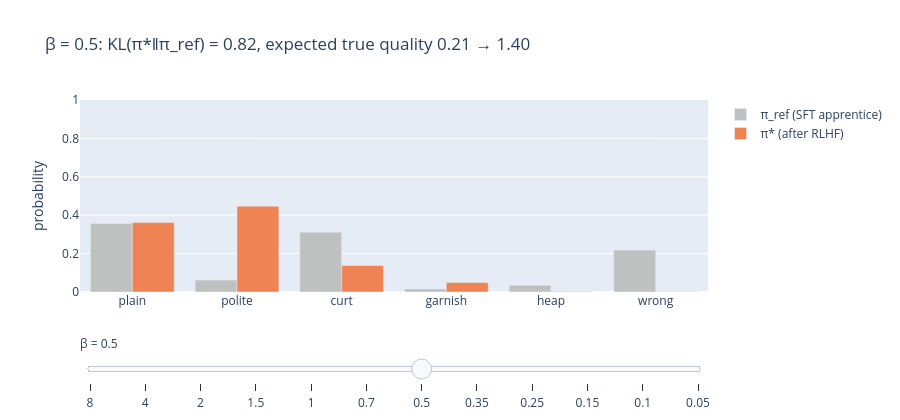

Write notebook code for a chart like this one.
### Markdown cell above
## 4. RLHF: maximize reward, stay close to the reference

With a reward model in hand, RLHF fine-tunes the policy $\pi_\theta$ (the apprentice) to earn high reward, while a **KL penalty** keeps it close to the SFT reference:

$$
\max_{\pi_\theta}\; \mathbb{E}_{x,\;y\sim\pi_\theta}\big[r_\phi(x,y)\big] \;-\; \beta\, \mathrm{KL}\big(\pi_\theta(\cdot\mid x)\,\Vert\,\pi_{\text{ref}}(\cdot\mid x)\big).
$$

Why the KL term is needed:

| Without it | Because |
|---|---|
| the policy finds answers the reward model overrates | the reward model is only accurate near the data it was trained on (Part 7) |
| fluency and knowledge from pretraining erode | nothing ties the policy to the language it already speaks |
| outputs collapse to one "best" answer | maximizing a single score has no reason to keep variety |

This objective has a **closed-form optimum**, which DPO builds on:

$$
\pi^*(y\mid x) = \frac{1}{Z(x)}\,\pi_{\text{ref}}(y\mid x)\,\exp\!\big(r(x,y)/\beta\big),\qquad Z(x)=\sum_y \pi_{\text{ref}}(y\mid x)\,\exp\!\big(r(x,y)/\beta\big).
$$

Small $\beta$: the coach is weak and $\pi^*$ piles onto the highest-reward answer. Large $\beta$: the coach wins and $\pi^*\approx\pi_{\text{ref}}$. With only six candidate answers we can compute $\pi^*$ exactly; drag $\beta$ below.

**In the kitchen.** The apprentice cooks, the critic scores, and the coach charges a fee for every step away from the head chef's style. $\beta$ is how expensive that fee is.

### Code cell
# Interactive: drag β. The exact RLHF optimum π* ∝ π_ref · exp(r/β) over the six answers, using the clean critic.
def rlhf_optimum(rewards, beta, prior=pi_ref):
    w = prior * torch.exp((rewards - rewards.max()) / beta)
    return w / w.sum()

def kl(p, q):
    return (p * (p.clamp_min(1e-12) / q).log()).sum().item()

betas = [8, 4, 2, 1.5, 1, 0.7, 0.5, 0.35, 0.25, 0.15, 0.1, 0.05]
default = betas.index(0.5)
fig = go.Figure()
titles = []
for b in betas:
    pi = rlhf_optimum(r_clean, b)
    fig.add_bar(x=NAMES, y=pi_ref.tolist(), name="π_ref (SFT apprentice)", marker_color=SOFT, visible=(b == betas[default]))
    fig.add_bar(x=NAMES, y=pi.tolist(), name="π* (after RLHF)", marker_color=ACCENT, visible=(b == betas[default]))
    titles.append(f"β = {b}: KL(π*‖π_ref) = {kl(pi, pi_ref):.2f}, expected true quality "
                  f"{(pi_ref * Q_TRUE).sum():.2f} → {(pi * Q_TRUE).sum():.2f}")
steps = [dict(method="update", label=str(b), args=[{"visible": [j // 2 == i for j in range(2 * len(betas))]},
                                                   {"title.text": titles[i]}]) for i, b in enumerate(betas)]
fig.update_layout(barmode="group", height=420, title=titles[default], yaxis=dict(range=[0, 1], title="probability"),
                  sliders=[dict(active=default, steps=steps, pad={"t": 40}, currentvalue={"prefix": "β = "})])
fig.show()

### Figure 1 — Plotly figure (JSON) as saved in the notebook; plotly's stock layout.template omitted (floating-point values rounded to 4 significant figures)
{"data": [{"marker": {"color": "#bfc0c0"}, "name": "π_ref (SFT apprentice)", "type": "bar", "visible": false, "x": ["plain", "polite", "curt", "garnish", "heap", "wrong"], "y": [0.3573, 0.06191, 0.3112, 0.01595, 0.03524, 0.2184]}, {"marker": {"color": "#ef8354"}, "name": "π* (after RLHF)", "type": "bar", "visible": false, "x": ["plain", "polite", "curt", "garnish", "heap", "wrong"], "y": [0.3856, 0.07553, 0.3189, 0.01846, 0.0325, 0.169]}, {"marker": {"color": "#bfc0c0"}, "name": "π_ref (SFT apprentice)", "type": "bar", "visible": false, "x": ["plain", "polite", "curt", "garnish", "heap", "wrong"], "y": [0.3573, 0.06191, 0.3112, 0.01595, 0.03524, 0.2184]}, {"marker": {"color": "#ef8354"}, "name": "π* (after RLHF)", "type": "bar", "visible": false, "x": ["plain", "polite", "curt", "garnish", "heap", "wrong"], "y": [0.409, 0.09059, 0.3213, 0.02101, 0.02947, 0.1286]}, {"marker": {"color": "#bfc0c0"}, "name": "π_ref (SFT apprentice)", "type": "bar", "visible": false, "x": ["plain", "polite", "curt", "garnish", "heap", "wrong"], "y": [0.3573, 0.06191, 0.3112, 0.01595, 0.03524, 0.2184]}, {"marker": {"color": "#ef8354"}, "name": "π* (after RLHF)", "type": "bar", "visible": false, "x": ["plain", "polite", "curt", "garnish", "heap", "wrong"], "y": [0.4414, 0.125, 0.3128, 0.02609, 0.02324, 0.07142]}, {"marker": {"color": "#bfc0c0"}, "name": "π_ref (SFT apprentice)", "type": "bar", "visible": false, "x": ["plain", "polite", "curt", "garnish", "heap", "wrong"], "y": [0.3573, 0.06191, 0.3112, 0.01595, 0.03524, 0.2184]}, {"marker": {"color": "#ef8354"}, "name": "π* (after RLHF)", "type": "bar", "visible": false, "x": ["plain", "polite", "curt", "garnish", "heap", "wrong"], "y": [0.4532, 0.1512, 0.2998, 0.02941, 0.01935, 0.04708]}, {"marker": {"color": "#bfc0c0"}, "name": "π_ref (SFT apprentice)", "type": "bar", "visible": false, "x": ["plain", "polite", "curt", "garnish", "heap", "wrong"], "y": [0.3573, 0.06191, 0.3112, 0.01595, 0.03524, 0.2184]}, {"marker": {"color": "#ef8354"}, "name": "π* (after RLHF)", "type": "bar", "visible": false, "x": ["plain", "polite", "curt", "garnish", "heap", "wrong"], "y": [0.4569, 0.2115, 0.2634, 0.03576, 0.01284, 0.01957]}, {"marker": {"color": "#bfc0c0"}, "name": "π_ref (SFT apprentice)", "type": "bar", "visible": false, "x": ["plain", "polite", "curt", "garnish", "heap", "wrong"], "y": [0.3573, 0.06191, 0.3112, 0.01595, 0.03524, 0.2184]}, {"marker": {"color": "#ef8354"}, "name": "π* (after RLHF)", "type": "bar", "visible": false, "x": ["plain", "polite", "curt", "garnish", "heap", "wrong"], "y": [0.4313, 0.3043, 0.2084, 0.04294, 0.007079, 0.005916]}, {"marker": {"color": "#bfc0c0"}, "name": "π_ref (SFT apprentice)", "type": "bar", "visible": true, "x": ["plain", "polite", "curt", "garnish", "heap", "wrong"], "y": [0.3573, 0.06191, 0.3112, 0.01595, 0.03524, 0.2184]}, {"marker": {"color": "#ef8354"}, "name": "π* (after RLHF)", "type": "bar", "visible": true, "x": ["plain", "polite", "curt", "garnish", "heap", "wrong"], "y": [0.3614, 0.4471, 0.138, 0.04959, 0.002895, 0.001085]}, {"marker": {"color": "#bfc0c0"}, "name": "π_ref (SFT apprentice)", "type": "bar", "visible": false, "x": ["plain", "polite", "curt", "garnish", "heap", "wrong"], "y": [0.3573, 0.06191, 0.3112, 0.01595, 0.03524, 0.2184]}, {"marker": {"color": "#ef8354"}, "name": "π* (after RLHF)", "type": "bar", "visible": false, "x": ["plain", "polite", "curt", "garnish", "heap", "wrong"], "y": [0.229, 0.658, 0.0614, 0.05086, 0.0006256, 7.051e-05]}, {"marker": {"color": "#bfc0c0"}, "name": "π_ref (SFT apprentice)", "type": "bar", "visible": false, "x": ["plain", "polite", "curt", "garnish", "heap", "wrong"], "y": [0.3573, 0.06191, 0.3112, 0.01595, 0.03524, 0.2184]}, {"marker": {"color": "#ef8354"}, "name": "π* (after RLHF)", "type": "bar", "visible": false, "x": ["plain", "polite", "curt", "garnish", "heap", "wrong"], "y": [0.09593, 0.8475, 0.01605, 0.04047, 6.241e-05, 1.416e-06]}, {"marker": {"color": "#bfc0c0"}, "name": "π_ref (SFT apprentice)", "type": "bar", "visible": false, "x": ["plain", "polite", "curt", "garnish", "heap", "wrong"], "y": [0.3573, 0.06191, 0.3112, 0.01595, 0.03524, 0.2184]}, {"marker": {"color": "#ef8354"}, "name": "π* (after RLHF)", "type": "bar", "visible": false, "x": ["plain", "polite", "curt", "garnish", "heap", "wrong"], "y": [0.008037, 0.9764, 0.0004477, 0.01516, 1.839e-07, 9.917e-11]}, {"marker": {"color": "#bfc0c0"}, "name": "π_ref (SFT apprentice)", "type": "bar", "visible": false, "x": ["plain", "polite", "curt", "garnish", "heap", "wrong"], "y": [0.3573, 0.06191, 0.3112, 0.01595, 0.03524, 0.2184]}, {"marker": {"color": "#ef8354"}, "name": "π* (after RLHF)", "type": "bar", "visible": false, "x": ["plain", "polite", "curt", "garnish", "heap", "wrong"], "y": [0.0003096, 0.9959, 4.361e-06, 0.003795, 1.079e-10, 5.428e-16]}, {"marker": {"color": "#bfc0c0"}, "name": "π_ref (SFT apprentice)", "type": "bar", "visible": false, "x": ["plain", "polite", "curt", "garnish", "heap", "wrong"], "y": [0.3573, 0.06191, 0.3112, 0.01595, 0.03524, 0.2184]}, {"marker": {"color": "#ef8354"}, "name": "π* (after RLHF)", "type": "bar", "visible": false, "x": ["plain", "polite", "curt", "garnish", "heap", "wrong"], "y": [1.674e-08, 0.9999, 3.814e-12, 5.636e-05, 2.063e-20, 8.421e-32]}], "layout": {"barmode": "group", "height": 420, "sliders": [{"active": 6, "currentvalue": {"prefix": "β = "}, "pad": {"t": 40}, "steps": [{"args": [{"visible": [true, true, false, false, false, false, false, false, false, false, false, false, false, false, false, false, false, false, false, false, false, false, false, false]}, {"title.text": "β = 8: KL(π*‖π_ref) = 0.01, expected true quality 0.21 → 0.37"}], "label": "8", "method": "update"}, {"args": [{"visible": [false, false, true, true, false, false, false, false, false, false, false, false, false, false, false, false, false, false, false, false, false, false, false, false]}, {"title.text": "β = 4: KL(π*‖π_ref) = 0.03, expected true quality 0.21 → 0.51"}], "label": "4", "method": "update"}, {"args": [{"visible": [false, false, false, false, true, true, false, false, false, false, false, false, false, false, false, false, false, false, false, false, false, false, false, false]}, {"title.text": "β = 2: KL(π*‖π_ref) = 0.11, expected true quality 0.21 → 0.73"}], "label": "2", "method": "update"}, {"args": [{"visible": [false, false, false, false, false, false, true, true, false, false, false, false, false, false, false, false, false, false, false, false, false, false, false, false]}, {"title.text": "β = 1.5: KL(π*‖π_ref) = 0.17, expected true quality 0.21 → 0.85"}], "label": "1.5", "method": "update"}, {"args": [{"visible": [false, false, false, false, false, false, false, false, true, true, false, false, false, false, false, false, false, false, false, false, false, false, false, false]}, {"title.text": "β = 1: KL(π*‖π_ref) = 0.30, expected true quality 0.21 → 1.02"}], "label": "1", "method": "update"}, {"args": [{"visible": [false, false, false, false, false, false, false, false, false, false, true, true, false, false, false, false, false, false, false, false, false, false, false, false]}, {"title.text": "β = 0.7: KL(π*‖π_ref) = 0.49, expected true quality 0.21 → 1.19"}], "label": "0.7", "method": "update"}, {"args": [{"visible": [false, false, false, false, false, false, false, false, false, false, false, false, true, true, false, false, false, false, false, false, false, false, false, false]}, {"title.text": "β = 0.5: KL(π*‖π_ref) = 0.82, expected true quality 0.21 → 1.40"}], "label": "0.5", "method": "update"}, {"args": [{"visible": [false, false, false, false, false, false, false, false, false, false, false, false, false, false, true, true, false, false, false, false, false, false, false, false]}, {"title.text": "β = 0.35: KL(π*‖π_ref) = 1.41, expected true quality 0.21 → 1.65"}], "label": "0.35", "method": "update"}, {"args": [{"visible": [false, false, false, false, false, false, false, false, false, false, false, false, false, false, false, false, true, true, false, false, false, false, false, false]}, {"title.text": "β = 0.25: KL(π*‖π_ref) = 2.08, expected true quality 0.21 → 1.86"}], "label": "0.25", "method": "update"}, {"args": [{"visible": [false, false, false, false, false, false, false, false, false, false, false, false, false, false, false, false, false, false, true, true, false, false, false, false]}, {"title.text": "β = 0.15: KL(π*‖π_ref) = 2.66, expected true quality 0.21 → 1.98"}], "label": "0.15", "method": "update"}, {"args": [{"visible": [false, false, false, false, false, false, false, false, false, false, false, false, false, false, false, false, false, false, false, false, true, true, false, false]}, {"title.text": "β = 0.1: KL(π*‖π_ref) = 2.76, expected true quality 0.21 → 2.00"}], "label": "0.1", "method": "update"}, {"args": [{"visible": [false, false, false, false, false, false, false, false, false, false, false, false, false, false, false, false, false, false, false, false, false, false, true, true]}, {"title.text": "β = 0.05: KL(π*‖π_ref) = 2.78, expected true quality 0.21 → 2.00"}], "label": "0.05", "method": "update"}]}], "title": {"text": "β = 0.5: KL(π*‖π_ref) = 0.82, expected true quality 0.21 → 1.40"}, "yaxis": {"range": [0, 1], "title": {"text": "probability"}}}}
